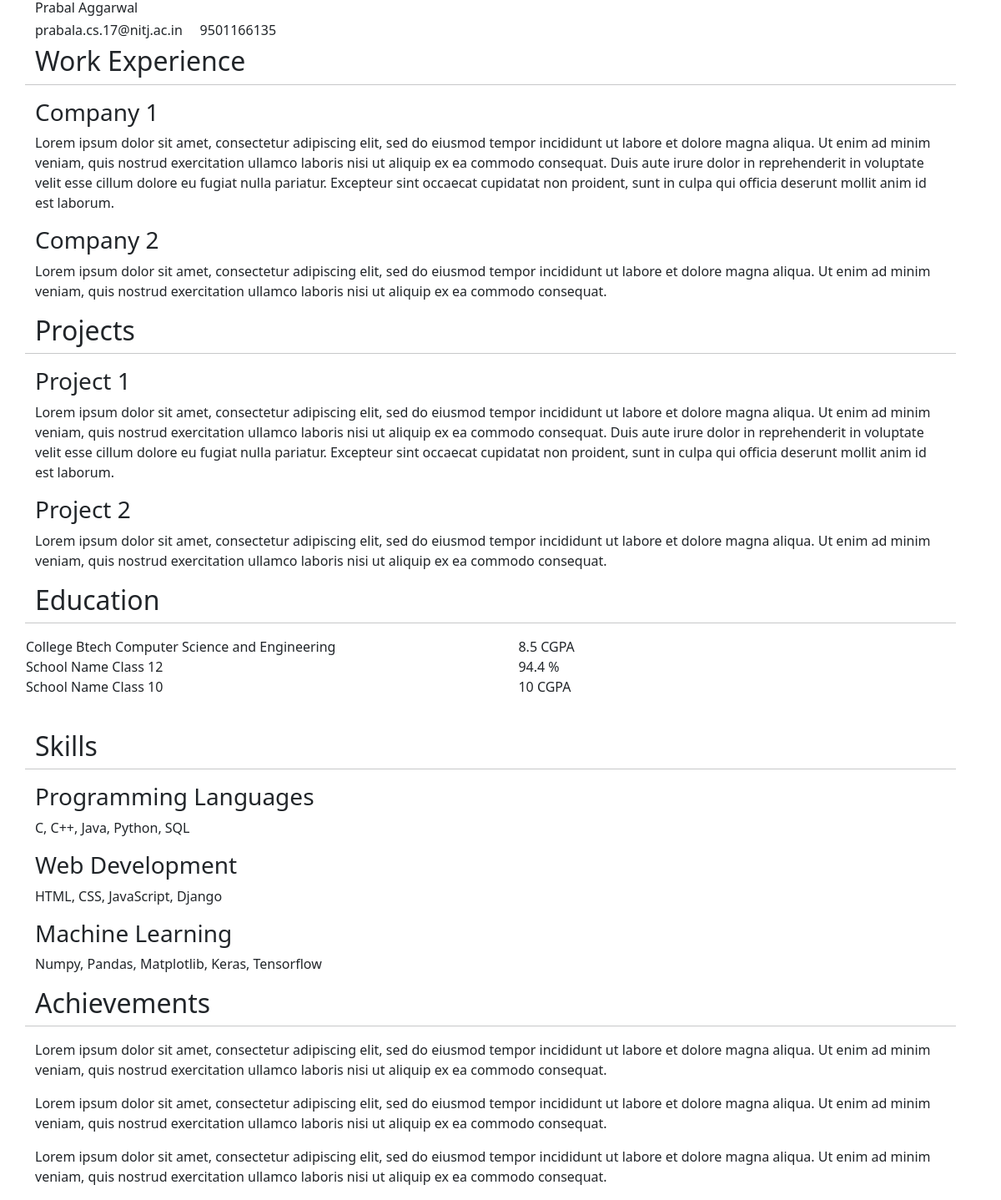
Page /resume/prabal/ on the committed database.
### users/models.py (models this page shows, shortened)
class Student(models.Model):
    user = models.OneToOneField(User, on_delete=models.CASCADE)
    firstName = models.CharField(max_length=256)
    lastName = models.CharField(max_length=256)
    email = models.EmailField()
    ph_no = models.CharField(max_length=10)
    rollNumber = models.IntegerField()
    program = models.CharField(max_length = 5,default = 'BTech',choices = programChoice)
    department = models.CharField(max_length = 40,default = "Computer Science",choices = departmentChoice)
    year = models.IntegerField(default = 2017)

class Resume(models.Model):
    user = models.OneToOneField(User, on_delete=models.CASCADE)
    workExperience = RichTextField(blank = True,null = True)
    education = RichTextField(blank = True,null = True)
    projects = RichTextField(blank = True,null = True)
    skills = RichTextField(blank = True,null = True)
    achievements = RichTextField(blank = True,null = True)

### users/views.py (the view)
# urls.py: path('resume/<username>/',user_views.viewResume,name = 'resume'),
def viewResume(request,username):
    user = User.objects.all().filter(username = username)
    if user.exists():
        user = user[0]
    student = user.student
    data = Resume.objects.all().filter(user = user)
    if data.exists():
        data = data[0]
    else:
        data = None
    context = {
        'student':student,
        'resume':data
    }
    return render(request,'users/resume.html',context)

### templates/users/resume.html (shortened to what this page needs)
{% load static %}
<html>
    <head>
        <link href="https://cdn.jsdelivr.net/npm/bootstrap@5.0.0-beta1/dist/css/bootstrap.min.css" rel="stylesheet"
>
    </head>
    <body>
        <div class="container">
            <div class = "row col-12" >
                <h6> {{student.firstName}} {{student.lastName}} </h6>
                <h6> {{student.email}}  &nbsp; &nbsp; {{student.ph_no}} </h6>
                <h2> Work Experience </h2>
                <hr>
                {{ resume.workExperience|safe }}
                <h2> Projects </h2>
                <hr>
                {{ resume.projects|safe }}
                <h2> Education </h2>
                <hr>
                {{ resume.education|safe }}
                <h2> Skills </h2>
                <hr>
                {{ resume.skills|safe }}
                <h2> Achievements </h2>
                <hr>
                {{ resume.achievements|safe }}
            </div>
        </div>
    </body>
</html>

### templates/users/resume.html (style rules this page uses)
body { word-wrap: break-word; }

### rows in the picture
Student: firstName "Prabal", lastName "Aggarwal", email "prabala.cs.17@nitj.ac.in", ph_no "9501166135"
Resume: workExperience "Company 1 Lorem ipsum dolor sit amet, consectetur adipiscing elit, sed do eiusmod tempor incididunt ut labore et dolore magna aliqua. Ut enim ad minim veniam, quis nostrud exercitation ullamco laboris nisi ut aliquip ex ea commodo consequat. Duis aute irure dolor in reprehenderit in voluptate velit esse cillum dolore eu fugiat nulla pariatur. Excepteur sint occaecat cupidatat non proident, sunt in culpa qui officia deserunt mollit anim id est laborum. Company 2 Lorem ipsum dolor sit amet, consectetur adipiscing elit, sed do eiusmod tempor incididunt ut labore et dolore magna aliqua. Ut enim ad minim veniam, quis nostrud exercitation ullamco laboris nisi ut aliquip ex ea commodo consequat.", projects "Project 1 Lorem ipsum dolor sit amet, consectetur adipiscing elit, sed do eiusmod tempor incididunt ut labore et dolore magna aliqua. Ut enim ad minim veniam, quis nostrud exercitation ullamco laboris nisi ut aliquip ex ea commodo consequat. Duis aute irure dolor in reprehenderit in voluptate velit esse cillum dolore eu fugiat nulla pariatur. Excepteur sint occaecat cupidatat non proident, sunt in culpa qui officia deserunt mollit anim id est laborum. Project 2 Lorem ipsum dolor sit amet, consectetur adipiscing elit, sed do eiusmod tempor incididunt ut labore et dolore magna aliqua. Ut enim ad minim veniam, quis nostrud exercitation ullamco laboris nisi ut aliquip ex ea commodo consequat.", education "College Btech Computer Science and Engineering 8.5 CGPA School Name Class 12 94.4 % School Name Class 10 10 CGPA", skills "Programming Languages C, C++, Java, Python, SQL Web Development HTML, CSS, JavaScript, Django Machine Learning Numpy, Pandas, Matplotlib, Keras, Tensorflow", achievements "Lorem ipsum dolor sit amet, consectetur adipiscing elit, sed do eiusmod tempor incididunt ut labore et dolore magna aliqua. Ut enim ad minim veniam, quis nostrud exercitation ullamco laboris nisi ut aliquip ex ea commodo consequat. Lorem ipsum dolor sit amet, consectetur adipiscing elit, sed do eiusmod tempor incididunt ut labore et dolore magna aliqua. Ut enim ad minim veniam, quis nostrud exercitation ullamco laboris nisi ut aliquip ex ea commodo consequat. Lorem ipsum dolor sit amet, consectetur adipiscing elit, sed do eiusmod tempor incididunt ut labore et dolore magna aliqua. Ut enim ad minim veniam, quis nostrud exercitation ullamco laboris nisi ut aliquip ex ea commodo consequat."
